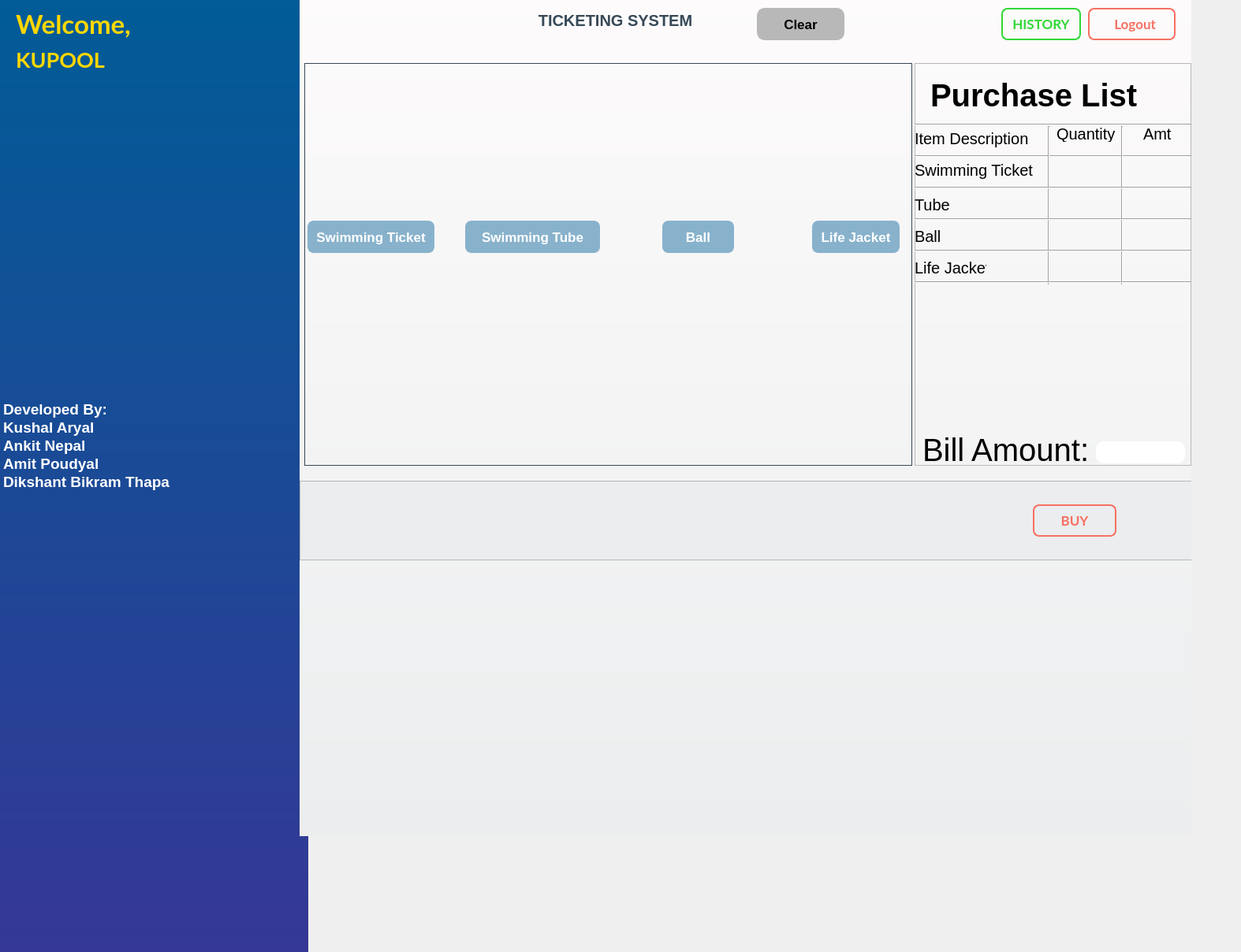
<?xml version="1.0" encoding="UTF-8"?>
<ui version="4.0">
 <class>homepage</class>
 <widget class="QDialog" name="homepage">
  <property name="geometry">
   <rect>
    <x>0</x>
    <y>0</y>
    <width>1574</width>
    <height>1208</height>
   </rect>
  </property>
  <property name="windowTitle">
   <string>Dialog</string>
  </property>
  <widget class="QFrame" name="frame">
   <property name="geometry">
    <rect>
     <x>-10</x>
     <y>-10</y>
     <width>401</width>
     <height>1231</height>
    </rect>
   </property>
   <property name="styleSheet">
    <string notr="true">#frame{
	background: qlineargradient(spread:pad, x1:0, y1:0, x2:0, y2:1, stop:0 rgb(0, 92, 151), stop:1 rgb(54, 55, 149));
	border-radius: 0;
}

#transaction_ID, #date_input, #name_input, #address_input, #phone_input, #amount1_input, #amount2_input, #amount3_input, #remarks_input{
	border-radius: 0;
	border-top-right-radius: 8px;
	border-bottom-right-radius: 8px;
	border: 1px solid #fff;
	padding:5px;
	background-color: #fff;
	font-size: 17px;
	color: #374957;
}

#transaction_ID:focus, #date_input:focus, #name_input:focus, #address_input:focus, #phone_input:focus, #amount1_input:focus, #amount2_input:focus, #amount3_input:focus, #remarks_input:focus{
	background-color: #E3E8F0;
}

#select_buyer_btn, #select_seller_btn{
	color: #fff;
	font-size: 17px;
}

#save_button, #calculate_net_amount_btn{
	border-radius: 8px;
	font-weight: bold;
	background-color: #32D736;
	font-size: 17px;
	color: #fff;
	padding: 8px;
}

#calculate_net_amount_btn{
	border-top-left-radius: none;
	border-bottom-left-radius: none;
}

#save_button:hover, #calculate_net_amount_btn:hover {
	background-color: #34E038;
}

#update_button{
	border: 2px solid  #88B2CC;
	border-radius: 8px;
	background-color: #88B2CC;
	font-weight: bold;
	font-size: 17px;
	color: #fff;
	padding: 8px;
}

#update_button:hover{
	background-color: #96c4e0;
	border-color: #96c4e0;
}

#delete_button{
	border: 2px solid #f77062;
	border-radius: 8px;
	background-color: transparent;
	font-weight: bold;
	font-size: 17px;
	color: #f77062;
	padding: 8px;
}

#delete_button:hover{
	background-color: #f77062;
	color: #fff;
}</string>
   </property>
   <property name="frameShape">
    <enum>QFrame::StyledPanel</enum>
   </property>
   <property name="frameShadow">
    <enum>QFrame::Raised</enum>
   </property>
   <widget class="QLabel" name="username_display">
    <property name="geometry">
     <rect>
      <x>177</x>
      <y>17</y>
      <width>211</width>
      <height>41</height>
     </rect>
    </property>
    <property name="font">
     <font>
      <family>Lato</family>
      <pointsize>-1</pointsize>
      <bold>true</bold>
     </font>
    </property>
    <property name="styleSheet">
     <string notr="true">font-size: 30px;
font-weight: bold;
padding: 5px 5px 5px 0;
color: #fff;
background-color: transparent;</string>
    </property>
    <property name="text">
     <string/>
    </property>
   </widget>
   <widget class="QLabel" name="general_info">
    <property name="geometry">
     <rect>
      <x>30</x>
      <y>70</y>
      <width>191</width>
      <height>31</height>
     </rect>
    </property>
    <property name="font">
     <font>
      <family>Lato</family>
      <pointsize>-1</pointsize>
      <bold>true</bold>
     </font>
    </property>
    <property name="styleSheet">
     <string notr="true">font-size: 27px;
font-weight: bold;
color: GOLD;
background-color: transparent;</string>
    </property>
    <property name="text">
     <string>KUPOOL</string>
    </property>
   </widget>
   <widget class="QLabel" name="welcome_message">
    <property name="geometry">
     <rect>
      <x>30</x>
      <y>20</y>
      <width>151</width>
      <height>41</height>
     </rect>
    </property>
    <property name="font">
     <font>
      <family>Lato</family>
      <pointsize>-1</pointsize>
      <bold>true</bold>
     </font>
    </property>
    <property name="styleSheet">
     <string notr="true">font-size: 33px;
font-weight: BOLD;
color: GOLD;

background-color: transparent;</string>
    </property>
    <property name="text">
     <string>Welcome,</string>
    </property>
   </widget>
   <widget class="QLabel" name="pool">
    <property name="geometry">
     <rect>
      <x>200</x>
      <y>10</y>
      <width>90</width>
      <height>90</height>
     </rect>
    </property>
    <property name="styleSheet">
     <string notr="true">border-image: url(:/images/images/KU_logo.png);</string>
    </property>
    <property name="text">
     <string/>
    </property>
   </widget>
   <widget class="QLabel" name="log_main">
    <property name="geometry">
     <rect>
      <x>300</x>
      <y>10</y>
      <width>90</width>
      <height>90</height>
     </rect>
    </property>
    <property name="styleSheet">
     <string notr="true">border-image: url(:/images/images/icon.png);</string>
    </property>
    <property name="text">
     <string/>
    </property>
   </widget>
   <widget class="QTextEdit" name="textEdit">
    <property name="geometry">
     <rect>
      <x>10</x>
      <y>500</y>
      <width>281</width>
      <height>221</height>
     </rect>
    </property>
    <property name="styleSheet">
     <string notr="true">background-color: transparent;
font-size: 25px;
border: 0px;
color:#fff;</string>
    </property>
    <property name="html">
     <string>&lt;!DOCTYPE HTML PUBLIC &quot;-//W3C//DTD HTML 4.0//EN&quot; &quot;http://www.w3.org/TR/REC-html40/strict.dtd&quot;&gt;
&lt;html&gt;&lt;head&gt;&lt;meta name=&quot;qrichtext&quot; content=&quot;1&quot; /&gt;&lt;meta charset=&quot;utf-8&quot; /&gt;&lt;style type=&quot;text/css&quot;&gt;
p, li { white-space: pre-wrap; }
hr { height: 1px; border-width: 0; }
&lt;/style&gt;&lt;/head&gt;&lt;body style=&quot; font-family:'Segoe UI'; font-size:25px; font-weight:400; font-style:normal;&quot;&gt;
&lt;p style=&quot;-qt-paragraph-type:empty; margin-top:0px; margin-bottom:0px; margin-left:0px; margin-right:0px; -qt-block-indent:0; text-indent:0px; font-size:9pt;&quot;&gt;&lt;br /&gt;&lt;/p&gt;
&lt;p style=&quot; margin-top:0px; margin-bottom:0px; margin-left:0px; margin-right:0px; -qt-block-indent:0; text-indent:0px;&quot;&gt;&lt;span style=&quot; font-size:14pt; font-weight:700;&quot;&gt;Developed By:&lt;/span&gt;&lt;/p&gt;
&lt;p style=&quot; margin-top:0px; margin-bottom:0px; margin-left:0px; margin-right:0px; -qt-block-indent:0; text-indent:0px;&quot;&gt;&lt;span style=&quot; font-size:14pt; font-weight:700;&quot;&gt;Kushal Aryal&lt;/span&gt;&lt;/p&gt;
&lt;p style=&quot; margin-top:0px; margin-bottom:0px; margin-left:0px; margin-right:0px; -qt-block-indent:0; text-indent:0px;&quot;&gt;&lt;span style=&quot; font-size:14pt; font-weight:700;&quot;&gt;Ankit Nepal&lt;/span&gt;&lt;/p&gt;
&lt;p style=&quot; margin-top:0px; margin-bottom:0px; margin-left:0px; margin-right:0px; -qt-block-indent:0; text-indent:0px;&quot;&gt;&lt;span style=&quot; font-size:14pt; font-weight:700;&quot;&gt;Amit Poudyal&lt;/span&gt;&lt;/p&gt;
&lt;p style=&quot; margin-top:0px; margin-bottom:0px; margin-left:0px; margin-right:0px; -qt-block-indent:0; text-indent:0px;&quot;&gt;&lt;span style=&quot; font-size:14pt; font-weight:700;&quot;&gt;Dikshant Bikram Thapa&lt;/span&gt;&lt;/p&gt;&lt;/body&gt;&lt;/html&gt;</string>
    </property>
   </widget>
  </widget>
  <widget class="QFrame" name="frame_2">
   <property name="geometry">
    <rect>
     <x>380</x>
     <y>-10</y>
     <width>1131</width>
     <height>1071</height>
    </rect>
   </property>
   <property name="styleSheet">
    <string notr="true">#frame_2{
	background-color: #E8EEF1;
	border-radius: 0;
	background: qlineargradient(spread:pad, x1:0, y1:0, x2:0, y2:1, stop:0#fdfbfb, stop:1 #ebedee);
}

#transaction_details{
	font-size: 20px;
	font-weight: bold;
	color: #374957;
	background-color: transparent;
}

#show_graph_btn, #signout_button{
	border-radius: 8px;
	font-weight: bold;
	font-size: 17px;
	padding: 8px;
	background-color: #32D736;
}

#show_graph_btn{
	border: 2px solid #32D736;
	border-radius: 8px;
	
	background-color: transparent;
	color: #32D736
}

#show_graph_btn:hover{
	background-color: #f77062;
	color: #fff;
}

#signout_button{
	border: 2px solid #f77062;
	border-radius: 8px;
	background-color: transparent;
	color: #f77062;
}

#signout_button:hover{
	background-color: #f77062;
	color: #fff;
}

#show_graph_btn:hover, #export_csv_btn:hover {
	background-color: #34E038;
}

#display_area{
	background-color: transparent;
	border: 1px solid #374957;
	color: #374957;
}</string>
   </property>
   <property name="frameShape">
    <enum>QFrame::StyledPanel</enum>
   </property>
   <property name="frameShadow">
    <enum>QFrame::Raised</enum>
   </property>
   <widget class="QLabel" name="transaction_details">
    <property name="geometry">
     <rect>
      <x>-80</x>
      <y>20</y>
      <width>961</width>
      <height>31</height>
     </rect>
    </property>
    <property name="font">
     <font>
      <family>Segoe UI</family>
      <pointsize>-1</pointsize>
      <bold>true</bold>
     </font>
    </property>
    <property name="styleSheet">
     <string notr="true">QLabel{
	font size: 50px;
}</string>
    </property>
    <property name="text">
     <string>TICKETING SYSTEM</string>
    </property>
    <property name="alignment">
     <set>Qt::AlignCenter</set>
    </property>
   </widget>
   <widget class="QTableView" name="display_area">
    <property name="geometry">
     <rect>
      <x>6</x>
      <y>90</y>
      <width>771</width>
      <height>511</height>
     </rect>
    </property>
    <property name="font">
     <font>
      <family>Lato</family>
     </font>
    </property>
    <property name="toolTip">
     <string>You can purchase Coupons from here!</string>
    </property>
    <property name="styleSheet">
     <string notr="true">Qpushbutton{
	background-color: rgb(174, 255, 137);
border:2px solid #88B2CC;
border-radius: 8px;
background-color:#88B2CC;
font-weight:bold:
font-size : 17px;
color:#fff;
padding: 8px;
}
Qpushbutton:hover{
background-color:#96c4e0;
border-color:#96c4e0;
}</string>
    </property>
   </widget>
   <widget class="QPushButton" name="signout_button">
    <property name="geometry">
     <rect>
      <x>1000</x>
      <y>20</y>
      <width>111</width>
      <height>41</height>
     </rect>
    </property>
    <property name="font">
     <font>
      <family>Lato</family>
      <pointsize>-1</pointsize>
      <bold>true</bold>
     </font>
    </property>
    <property name="cursor">
     <cursorShape>PointingHandCursor</cursorShape>
    </property>
    <property name="toolTip">
     <string>Click here to logout from the system.</string>
    </property>
    <property name="styleSheet">
     <string notr="true"/>
    </property>
    <property name="text">
     <string>  Logout</string>
    </property>
    <property name="shortcut">
     <string>Ctrl+Alt+L</string>
    </property>
   </widget>
   <widget class="QPushButton" name="show_graph_btn">
    <property name="geometry">
     <rect>
      <x>890</x>
      <y>20</y>
      <width>101</width>
      <height>41</height>
     </rect>
    </property>
    <property name="font">
     <font>
      <family>Lato</family>
      <pointsize>-1</pointsize>
      <bold>true</bold>
     </font>
    </property>
    <property name="cursor">
     <cursorShape>PointingHandCursor</cursorShape>
    </property>
    <property name="toolTip">
     <string>Click here to have a quick look with graphs.</string>
    </property>
    <property name="styleSheet">
     <string notr="true"/>
    </property>
    <property name="text">
     <string>HISTORY</string>
    </property>
    <property name="shortcut">
     <string>Ctrl+G</string>
    </property>
   </widget>
   <widget class="QLabel" name="label_icons">
    <property name="geometry">
     <rect>
      <x>500</x>
      <y>130</y>
      <width>141</width>
      <height>141</height>
     </rect>
    </property>
    <property name="text">
     <string/>
    </property>
   </widget>
   <widget class="QPushButton" name="abc">
    <property name="geometry">
     <rect>
      <x>10</x>
      <y>290</y>
      <width>161</width>
      <height>41</height>
     </rect>
    </property>
    <property name="styleSheet">
     <string notr="true">#abc{
border: 2px solid #88B2CC;
border-radius: 8px;
background-color:#88B2CC;
font-weight:bold;
font-size : 17px;
color: #fff;
padding: 8px;
}
#abc:hover{
background-color:#96c4e0;
border-color:#96c4e0;
}
</string>
    </property>
    <property name="text">
     <string>Swimming Ticket</string>
    </property>
   </widget>
   <widget class="QLabel" name="swimming_icon">
    <property name="geometry">
     <rect>
      <x>20</x>
      <y>130</y>
      <width>141</width>
      <height>141</height>
     </rect>
    </property>
    <property name="styleSheet">
     <string notr="true">border-image: url(:/images/images/swimming.png);</string>
    </property>
    <property name="text">
     <string/>
    </property>
   </widget>
   <widget class="QLabel" name="label">
    <property name="geometry">
     <rect>
      <x>840</x>
      <y>30</y>
      <width>29</width>
      <height>29</height>
     </rect>
    </property>
    <property name="text">
     <string/>
    </property>
   </widget>
   <widget class="QFrame" name="frame_4">
    <property name="geometry">
     <rect>
      <x>780</x>
      <y>90</y>
      <width>351</width>
      <height>511</height>
     </rect>
    </property>
    <property name="frameShape">
     <enum>QFrame::StyledPanel</enum>
    </property>
    <property name="frameShadow">
     <enum>QFrame::Sunken</enum>
    </property>
    <widget class="QTableView" name="tableView">
     <property name="geometry">
      <rect>
       <x>660</x>
       <y>70</y>
       <width>291</width>
       <height>501</height>
      </rect>
     </property>
    </widget>
    <widget class="QTableView" name="tableView_2">
     <property name="geometry">
      <rect>
       <x>660</x>
       <y>70</y>
       <width>291</width>
       <height>501</height>
      </rect>
     </property>
    </widget>
    <widget class="QLabel" name="label_2">
     <property name="geometry">
      <rect>
       <x>0</x>
       <y>120</y>
       <width>171</width>
       <height>31</height>
      </rect>
     </property>
     <property name="styleSheet">
      <string notr="true">font-size:20px;
color:#000;
</string>
     </property>
     <property name="text">
      <string>Swimming Ticket</string>
     </property>
    </widget>
    <widget class="QLabel" name="label_3">
     <property name="geometry">
      <rect>
       <x>20</x>
       <y>20</y>
       <width>271</width>
       <height>41</height>
      </rect>
     </property>
     <property name="styleSheet">
      <string notr="true">color:#000;
font-size:40px;
font-weight:bold;</string>
     </property>
     <property name="text">
      <string>Purchase List</string>
     </property>
    </widget>
    <widget class="QLabel" name="label_4">
     <property name="geometry">
      <rect>
       <x>0</x>
       <y>80</y>
       <width>151</width>
       <height>31</height>
      </rect>
     </property>
     <property name="styleSheet">
      <string notr="true">color:#000;
font-size:20px;</string>
     </property>
     <property name="text">
      <string>Item Description</string>
     </property>
    </widget>
    <widget class="QLabel" name="label_5">
     <property name="geometry">
      <rect>
       <x>180</x>
       <y>80</y>
       <width>81</width>
       <height>20</height>
      </rect>
     </property>
     <property name="styleSheet">
      <string notr="true">color:#000;
font-size:20px</string>
     </property>
     <property name="text">
      <string>Quantity</string>
     </property>
    </widget>
    <widget class="Line" name="line">
     <property name="geometry">
      <rect>
       <x>0</x>
       <y>70</y>
       <width>351</width>
       <height>16</height>
      </rect>
     </property>
     <property name="orientation">
      <enum>Qt::Horizontal</enum>
     </property>
    </widget>
    <widget class="Line" name="line_2">
     <property name="geometry">
      <rect>
       <x>0</x>
       <y>110</y>
       <width>351</width>
       <height>16</height>
      </rect>
     </property>
     <property name="orientation">
      <enum>Qt::Horizontal</enum>
     </property>
    </widget>
    <widget class="QLabel" name="label_6">
     <property name="geometry">
      <rect>
       <x>290</x>
       <y>80</y>
       <width>63</width>
       <height>20</height>
      </rect>
     </property>
     <property name="styleSheet">
      <string notr="true">color:#000;
font-size:20px;</string>
     </property>
     <property name="text">
      <string>Amt</string>
     </property>
    </widget>
    <widget class="Line" name="line_3">
     <property name="geometry">
      <rect>
       <x>160</x>
       <y>80</y>
       <width>20</width>
       <height>201</height>
      </rect>
     </property>
     <property name="orientation">
      <enum>Qt::Vertical</enum>
     </property>
    </widget>
    <widget class="Line" name="line_4">
     <property name="geometry">
      <rect>
       <x>253</x>
       <y>80</y>
       <width>20</width>
       <height>201</height>
      </rect>
     </property>
     <property name="orientation">
      <enum>Qt::Vertical</enum>
     </property>
    </widget>
    <widget class="QLabel" name="qtyinput">
     <property name="geometry">
      <rect>
       <x>180</x>
       <y>130</y>
       <width>63</width>
       <height>20</height>
      </rect>
     </property>
     <property name="styleSheet">
      <string notr="true">font-size:20px;
color:#000;
</string>
     </property>
     <property name="text">
      <string/>
     </property>
    </widget>
    <widget class="QLabel" name="amtinput">
     <property name="geometry">
      <rect>
       <x>280</x>
       <y>130</y>
       <width>63</width>
       <height>20</height>
      </rect>
     </property>
     <property name="styleSheet">
      <string notr="true">font-size:20px;
color:#000;
</string>
     </property>
     <property name="text">
      <string/>
     </property>
    </widget>
    <widget class="QLabel" name="label_7">
     <property name="geometry">
      <rect>
       <x>0</x>
       <y>170</y>
       <width>71</width>
       <height>20</height>
      </rect>
     </property>
     <property name="styleSheet">
      <string notr="true">font-size:20px;
color:#000;
</string>
     </property>
     <property name="text">
      <string>Tube</string>
     </property>
    </widget>
    <widget class="Line" name="line_5">
     <property name="geometry">
      <rect>
       <x>0</x>
       <y>150</y>
       <width>351</width>
       <height>16</height>
      </rect>
     </property>
     <property name="orientation">
      <enum>Qt::Horizontal</enum>
     </property>
    </widget>
    <widget class="QLabel" name="tqty">
     <property name="geometry">
      <rect>
       <x>180</x>
       <y>170</y>
       <width>63</width>
       <height>20</height>
      </rect>
     </property>
     <property name="styleSheet">
      <string notr="true">font-size:20px;
color:#000;
</string>
     </property>
     <property name="text">
      <string/>
     </property>
    </widget>
    <widget class="QLabel" name="tamt">
     <property name="geometry">
      <rect>
       <x>280</x>
       <y>170</y>
       <width>63</width>
       <height>20</height>
      </rect>
     </property>
     <property name="styleSheet">
      <string notr="true">font-size:20px;
color:#000;
</string>
     </property>
     <property name="text">
      <string/>
     </property>
    </widget>
    <widget class="Line" name="line_6">
     <property name="geometry">
      <rect>
       <x>0</x>
       <y>190</y>
       <width>351</width>
       <height>16</height>
      </rect>
     </property>
     <property name="orientation">
      <enum>Qt::Horizontal</enum>
     </property>
    </widget>
    <widget class="QLabel" name="label_8">
     <property name="geometry">
      <rect>
       <x>0</x>
       <y>210</y>
       <width>63</width>
       <height>20</height>
      </rect>
     </property>
     <property name="styleSheet">
      <string notr="true">font-size:20px;
color:#000;
</string>
     </property>
     <property name="text">
      <string>Ball</string>
     </property>
    </widget>
    <widget class="QLabel" name="bqty">
     <property name="geometry">
      <rect>
       <x>180</x>
       <y>210</y>
       <width>63</width>
       <height>20</height>
      </rect>
     </property>
     <property name="text">
      <string/>
     </property>
    </widget>
    <widget class="QLabel" name="bamt">
     <property name="geometry">
      <rect>
       <x>280</x>
       <y>210</y>
       <width>63</width>
       <height>20</height>
      </rect>
     </property>
     <property name="styleSheet">
      <string notr="true">font-size:20px;
color:#000;
</string>
     </property>
     <property name="text">
      <string/>
     </property>
    </widget>
    <widget class="Line" name="line_7">
     <property name="geometry">
      <rect>
       <x>0</x>
       <y>230</y>
       <width>351</width>
       <height>16</height>
      </rect>
     </property>
     <property name="orientation">
      <enum>Qt::Horizontal</enum>
     </property>
    </widget>
    <widget class="QLabel" name="label_9">
     <property name="geometry">
      <rect>
       <x>0</x>
       <y>250</y>
       <width>91</width>
       <height>20</height>
      </rect>
     </property>
     <property name="styleSheet">
      <string notr="true">font-size:20px;
color:#000;
</string>
     </property>
     <property name="text">
      <string>Life Jacket</string>
     </property>
    </widget>
    <widget class="QLabel" name="ljqty">
     <property name="geometry">
      <rect>
       <x>180</x>
       <y>250</y>
       <width>63</width>
       <height>20</height>
      </rect>
     </property>
     <property name="styleSheet">
      <string notr="true">font-size:20px;
color:#000;
</string>
     </property>
     <property name="text">
      <string/>
     </property>
    </widget>
    <widget class="QLabel" name="ljamt">
     <property name="geometry">
      <rect>
       <x>280</x>
       <y>250</y>
       <width>63</width>
       <height>20</height>
      </rect>
     </property>
     <property name="styleSheet">
      <string notr="true">font-size:20px;
color:#000;
</string>
     </property>
     <property name="text">
      <string/>
     </property>
    </widget>
    <widget class="Line" name="line_8">
     <property name="geometry">
      <rect>
       <x>0</x>
       <y>270</y>
       <width>351</width>
       <height>16</height>
      </rect>
     </property>
     <property name="orientation">
      <enum>Qt::Horizontal</enum>
     </property>
    </widget>
    <widget class="QLabel" name="label_10">
     <property name="geometry">
      <rect>
       <x>10</x>
       <y>470</y>
       <width>221</width>
       <height>41</height>
      </rect>
     </property>
     <property name="styleSheet">
      <string notr="true">font-size:40px;
color:#000;
</string>
     </property>
     <property name="text">
      <string>Bill Amount:</string>
     </property>
    </widget>
    <widget class="QLineEdit" name="bline">
     <property name="geometry">
      <rect>
       <x>230</x>
       <y>480</y>
       <width>113</width>
       <height>28</height>
      </rect>
     </property>
     <property name="styleSheet">
      <string notr="true">font-size:20px;
color:#000;
background-color:#fff;
border-radius:10px;</string>
     </property>
    </widget>
    <widget class="QLabel" name="blabel">
     <property name="geometry">
      <rect>
       <x>180</x>
       <y>210</y>
       <width>63</width>
       <height>20</height>
      </rect>
     </property>
     <property name="styleSheet">
      <string notr="true">color:#000;
font-size:20px;</string>
     </property>
     <property name="text">
      <string/>
     </property>
    </widget>
   </widget>
   <widget class="QLabel" name="Tube_icon">
    <property name="geometry">
     <rect>
      <x>230</x>
      <y>130</y>
      <width>141</width>
      <height>141</height>
     </rect>
    </property>
    <property name="styleSheet">
     <string notr="true">background:transparent;
image: url(:/images/images/tubenew.png);</string>
    </property>
    <property name="text">
     <string/>
    </property>
   </widget>
   <widget class="QLabel" name="ball_icon">
    <property name="geometry">
     <rect>
      <x>430</x>
      <y>130</y>
      <width>141</width>
      <height>141</height>
     </rect>
    </property>
    <property name="styleSheet">
     <string notr="true">background: transparent;
border-image: url(:/images/images/ballnew.png);
</string>
    </property>
    <property name="text">
     <string/>
    </property>
   </widget>
   <widget class="QLabel" name="lifejacket_icon">
    <property name="geometry">
     <rect>
      <x>630</x>
      <y>130</y>
      <width>141</width>
      <height>141</height>
     </rect>
    </property>
    <property name="styleSheet">
     <string notr="true">background:transparent;
border-image: url(:/images/images/lifejacketnew.png);</string>
    </property>
    <property name="text">
     <string/>
    </property>
   </widget>
   <widget class="QPushButton" name="ballpush">
    <property name="geometry">
     <rect>
      <x>460</x>
      <y>290</y>
      <width>91</width>
      <height>41</height>
     </rect>
    </property>
    <property name="styleSheet">
     <string notr="true">#ballpush{
border: 2px solid #88B2CC;
border-radius: 8px;
background-color:#88B2CC;
font-weight:bold;
font-size : 17px;
color: #fff;
padding: 8px;
}
#ballpush:hover{
background-color:#96c4e0;
border-color:#96c4e0;
}
</string>
    </property>
    <property name="text">
     <string>Ball</string>
    </property>
   </widget>
   <widget class="QPushButton" name="lifejacketpush">
    <property name="geometry">
     <rect>
      <x>650</x>
      <y>290</y>
      <width>111</width>
      <height>41</height>
     </rect>
    </property>
    <property name="styleSheet">
     <string notr="true">#lifejacketpush{
border: 2px solid #88B2CC;
border-radius: 8px;
background-color:#88B2CC;
font-weight:bold;
font-size : 17px;
color: #fff;
padding: 8px;
}
#lifejacketpush:hover{
background-color:#96c4e0;
border-color:#96c4e0;
}
</string>
    </property>
    <property name="text">
     <string>Life Jacket</string>
    </property>
   </widget>
   <widget class="QPushButton" name="tubepush">
    <property name="geometry">
     <rect>
      <x>210</x>
      <y>290</y>
      <width>171</width>
      <height>41</height>
     </rect>
    </property>
    <property name="styleSheet">
     <string notr="true">#tubepush{
border: 2px solid #88B2CC;
border-radius: 8px;
background-color:#88B2CC;
font-weight:bold;
font-size : 17px;
color: #fff;
padding: 8px;
}
#tubepush:hover{
background-color:#96c4e0;
border-color:#96c4e0;
}
</string>
    </property>
    <property name="text">
     <string>Swimming Tube</string>
    </property>
   </widget>
   <widget class="QPushButton" name="Dd">
    <property name="geometry">
     <rect>
      <x>580</x>
      <y>20</y>
      <width>111</width>
      <height>41</height>
     </rect>
    </property>
    <property name="styleSheet">
     <string notr="true">#Dd{
background-color:#b8b8b8;
font-size:15px;
 color:#000;
border-radius:10px;
border: 2px solid #b8b8b8;

font-weight:bold;
font-size : 17px;

padding: 8px;
}
#Dd:hover{
background-color:#790000;
border-color:#790000;
color:#fff;
}
</string>
    </property>
    <property name="text">
     <string>Clear</string>
    </property>
   </widget>
   <widget class="QFrame" name="frame_3">
    <property name="geometry">
     <rect>
      <x>0</x>
      <y>620</y>
      <width>1221</width>
      <height>101</height>
     </rect>
    </property>
    <property name="styleSheet">
     <string notr="true">#frame_3 {
	background-color: #ebedee;
}

#buyer_or_seller_drop_menu, #sort_by_drop_menu, #filter_by_drop_menu, #order_by_drop_menu, #filter_condn_drop_menu{
	border-radius: 8px;
	background-color: #fff;
	font-size: 17px;
	color: #374957;
}

/*#sort_by_drop_menu:hover, #filter_by_drop_menu:hover, #order_by_drop_menu:hover, #filter_condn_drop_menu:hover{
	border-radius: 5px;
	background-color: #E3E8F0;
}*/

#no_sort_filter_btn, #apply_filter_btn, #apply_sort_btn{
	background-color: transparent;
	color: #374957;
	font-size: 17px;
}

#view_button, #export_csv_btn{
	border-radius: 8px;
	font-weight: bold;
	font-size: 17px;
	color: #fff;
	padding: 8px;
	background-color: #32D736;
}

#view_button:hover, #export_csv_btn:hover {
	background-color: #34E038;
	background:transparent;

}

QScrollBar::handle:vertical {
        background: qlineargradient(x1:0, y1:0, x2:1, y2:0,
        stop: 0 rgb(32, 47, 130), stop: 0.5 rgb(32, 47, 130), stop:1 rgb(32, 47, 130));
        min-height: 0px;
}

QScrollBar::add-line:vertical {
       background: qlineargradient(x1:0, y1:0, x2:1, y2:0, stop: 0 rgb(32, 47, 130), stop: 0.5 rgb(32, 47, 130),  stop:1 rgb(32, 47, 130));
        height: 0px;
        subcontrol-position: bottom;
       subcontrol-origin: margin;
    }

QScrollBar::sub-line:vertical {
       background: qlineargradient(x1:0, y1:0, x2:1, y2:0, stop: 0  rgb(32, 47, 130), stop: 0.5 rgb(32, 47, 130),  stop:1 rgb(32, 47, 130));
        height: 0px;
        subcontrol-position: top;
        subcontrol-origin: margin;
    }</string>
    </property>
    <property name="frameShape">
     <enum>QFrame::StyledPanel</enum>
    </property>
    <property name="frameShadow">
     <enum>QFrame::Raised</enum>
    </property>
    <widget class="QPushButton" name="export_csv_btn">
     <property name="geometry">
      <rect>
       <x>930</x>
       <y>30</y>
       <width>106</width>
       <height>41</height>
      </rect>
     </property>
     <property name="font">
      <font>
       <family>Lato</family>
       <pointsize>-1</pointsize>
       <bold>true</bold>
      </font>
     </property>
     <property name="cursor">
      <cursorShape>PointingHandCursor</cursorShape>
     </property>
     <property name="toolTip">
      <string>Exports records as a CSV file to the desktop.</string>
     </property>
     <property name="styleSheet">
      <string notr="true">#export_csv_btn{
	border: 2px solid #f77062;
	border-radius: 8px;
	background-color: transparent;
	color: #f77062;
}

#export_csv_btn:hover{
	background-color: #f77062;
	color: white;
}</string>
     </property>
     <property name="text">
      <string>BUY</string>
     </property>
     <property name="shortcut">
      <string>Ctrl+E</string>
     </property>
    </widget>
   </widget>
   <zorder>display_area</zorder>
   <zorder>transaction_details</zorder>
   <zorder>signout_button</zorder>
   <zorder>show_graph_btn</zorder>
   <zorder>label_icons</zorder>
   <zorder>abc</zorder>
   <zorder>swimming_icon</zorder>
   <zorder>label</zorder>
   <zorder>frame_4</zorder>
   <zorder>Tube_icon</zorder>
   <zorder>ball_icon</zorder>
   <zorder>lifejacket_icon</zorder>
   <zorder>ballpush</zorder>
   <zorder>lifejacketpush</zorder>
   <zorder>tubepush</zorder>
   <zorder>Dd</zorder>
   <zorder>frame_3</zorder>
  </widget>
 </widget>
 <resources/>
 <connections>
  <connection>
   <sender>signout_button</sender>
   <signal>clicked()</signal>
   <receiver>homepage</receiver>
   <slot>close()</slot>
   <hints>
    <hint type="sourcelabel">
     <x>1476</x>
     <y>38</y>
    </hint>
    <hint type="destinationlabel">
     <x>1601</x>
     <y>75</y>
    </hint>
   </hints>
  </connection>
 </connections>
</ui>
